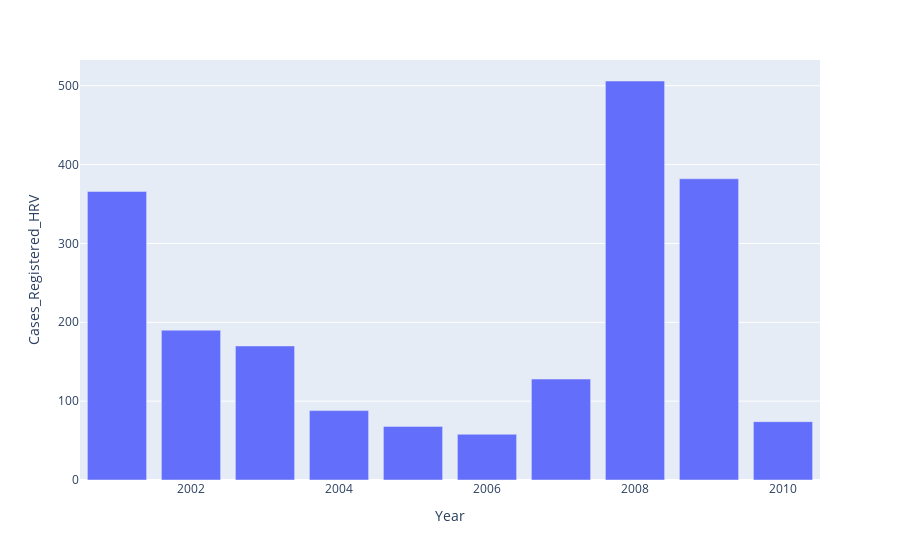

Notebook code cell kept with this figure:
### Code cell
fig = px.bar(year_HRV,x='Year',y='Cases_Registered_HRV')
fig.show()

### Figure 1 — Plotly figure (JSON) as saved in the notebook; plotly's stock layout.template omitted (floating-point values rounded to 4 significant figures)
{"data": [{"alignmentgroup": "True", "hovertemplate": "Year=%{x}<br>Cases_Registered_HRV=%{y}<extra></extra>", "legendgroup": "", "marker": {"color": "#636efa"}, "name": "", "offsetgroup": "", "orientation": "v", "showlegend": false, "textposition": "auto", "type": "bar", "x": [2001, 2002, 2003, 2004, 2005, 2006, 2007, 2008, 2009, 2010], "xaxis": "x", "y": [366, 190, 170, 88, 68, 58, 128, 506, 382, 74], "yaxis": "y"}], "layout": {"barmode": "relative", "legend": {"tracegroupgap": 0}, "margin": {"t": 60}, "xaxis": {"anchor": "y", "domain": [0, 1], "title": {"text": "Year"}}, "yaxis": {"anchor": "x", "domain": [0, 1], "title": {"text": "Cases_Registered_HRV"}}}}
